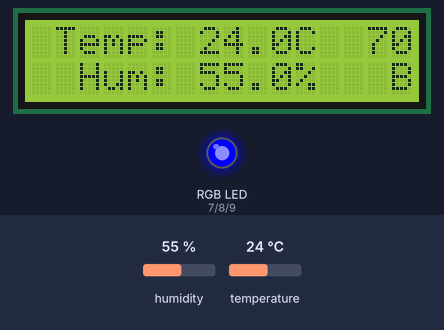
Bench run of a sketch on a simulated Arduino Uno, built with avr-gcc and run on an emulated ATmega328P. Shown: 16×2 character LCD, an RGB LED mixed from three pins (HIGH = lit). The test bench sets the inputs (shaded band); at power-on: temperature 24 °C, humidity 55 %. What the sketch prints to the serial monitor is not drawn.

Above: at 1.2 s.
1.3 s: temperature set to 29 °C
At 3.0 s:
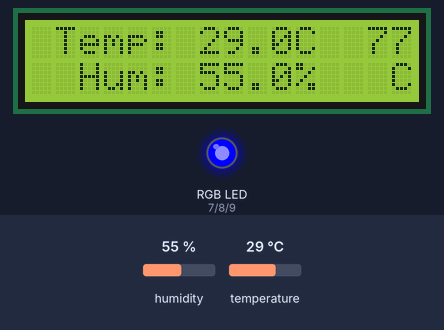
4.0 s: temperature set to 32 °C
At 4.81 s:
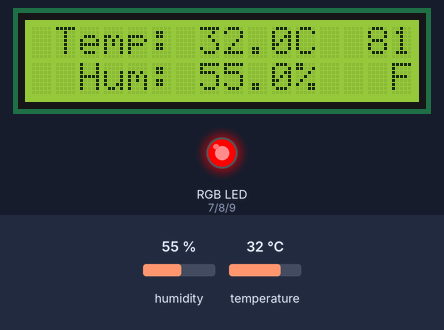
6.7 s: temperature set to 12 °C
At 7.7 s:
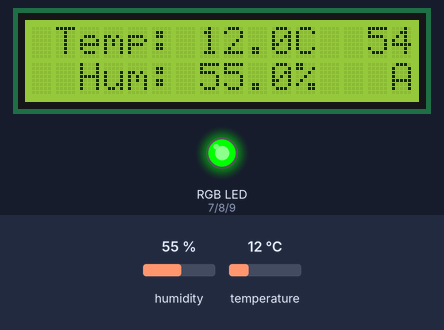
9.4 s: temperature set to 2 °C
At 11.7 s:
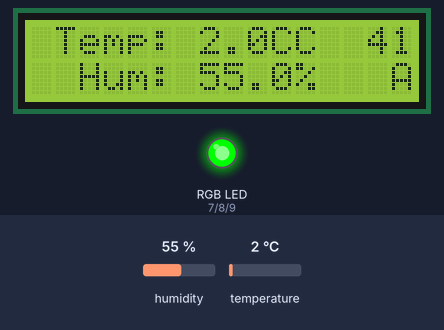
12.4 s: humidity set to 22 %
At 14.3 s:
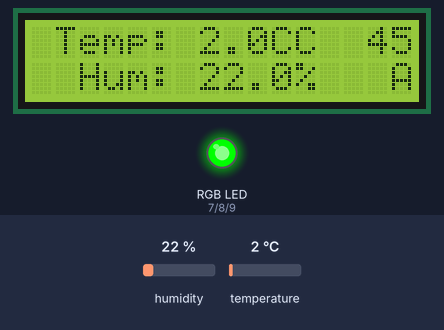
Timing chart, 0 to 15.8 s (numbered marks = the images above; inputs shaded):
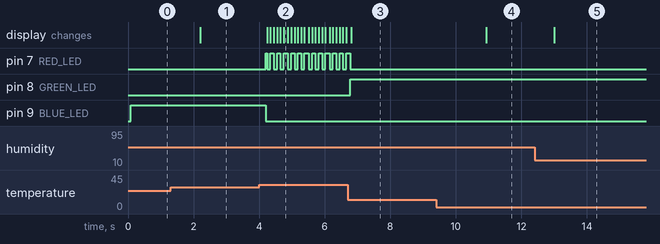

Measured:
- the behaviour switches between 30 and 31 °C on temperature (found by bisection; images 1 and 2)
- after the input at 1.3 s, the display: changes after 0.91 s (image 1)
- after the input at 4.0 s, pin 7 (RED_LED): LOW → HIGH after 0.20 s, then repeats every 0.20 s: LOW 0.10 s, HIGH 0.10 s; pin 9 (BLUE_LED): HIGH → LOW after 0.20 s; the display: first changes after 0.24 s (image 2 shows a later state)
- after the input at 6.7 s, pin 7 (RED_LED): goes on until 6.8 s, then stays LOW; pin 8 (GREEN_LED): LOW → HIGH after 0.08 s; the display: changes after 0.11 s (image 3)
- after the input at 9.4 s, the display: changes after 1.5 s (image 4)
- after the input at 12.4 s, the display: changes after 0.60 s (image 5)

The sketch:

LED_DISCOMFORT_RGB.ino
```cpp
#include "DHT.h"
#include <hd44780.h>
#include <Wire.h>
#include <hd44780ioClass/hd44780_I2Cexp.h>
#define DHTPIN 3
#define DHTTYPE DHT11
#define RED_LED 7
#define GREEN_LED 8
#define BLUE_LED 9


hd44780_I2Cexp lcd;
DHT dht(DHTPIN, DHTTYPE);

void setup() {
  Serial.begin(9600);
  Serial.println("Check it out!");
  dht.begin();
  lcd.begin(16, 2);
  pinMode(RED_LED, OUTPUT);
  pinMode(GREEN_LED, OUTPUT);
  pinMode(BLUE_LED, OUTPUT);
  //pinMode(FAN_LED, OUTPUT);

}

void loop() {
  // Wait a few seconds between measurements.
  float dis;
  float h = dht.readHumidity();
  float t = dht.readTemperature();
  char state = 'M';
  digitalWrite(RED_LED, LOW);
  digitalWrite(GREEN_LED, LOW);
  digitalWrite(BLUE_LED, LOW);

  dis = 1.8*t-0.55*(1-h/100)*(1.8*t-26)+32;
//  dis = 90;
  if (isnan(h) || isnan(t)) {
    Serial.println("SENSOR ERROR");
    lcd.setCursor(0, 0);
    lcd.print("     SENSOR     ");
    lcd.setCursor(0, 1);
    lcd.print("     ERROR!     ");
    return;
  }

  if(dis >= 80){
    state = 'F';
    digitalWrite(RED_LED, HIGH);
  }
  else if(dis >= 75){
    state = 'C';
    digitalWrite(BLUE_LED, HIGH);
  }
  else if(dis >= 68){
    state = 'B';
    digitalWrite(BLUE_LED, HIGH);
  }
  else{
    state = 'A';
    digitalWrite(GREEN_LED, HIGH);
  }

  Serial.print("Discomfort: ");
  Serial.print(dis);
  Serial.print(" (");
  Serial.print(state);
  Serial.print(")\t");
  Serial.print("Humidity: ");
  Serial.print(h);
  Serial.print(" %\t");
  Serial.print("Temperature: ");
  Serial.print(t);
  Serial.print(" *C ");
  Serial.print("\n");

  lcd.setCursor(1,0);
  lcd.print("Temp: ");
  lcd.print(t, 1);
  lcd.print("C");

  lcd.setCursor(14,0);
  lcd.print(dis);

  lcd.setCursor(15,1);
  lcd.print(state);

  lcd.setCursor(2,1);
  lcd.print("Hum: ");
  lcd.print(h, 1);
  lcd.print("%");

  if(state == 'F'){
    for(int i = 0; i < 3; i++){
      lcd.noBacklight();
      digitalWrite(RED_LED, LOW);
      delay(100);
      lcd.backlight();
      digitalWrite(RED_LED, HIGH);
      delay(100);
    }
  }

}
```
